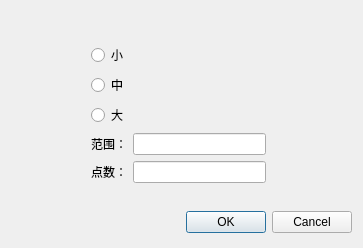
<?xml version="1.0" encoding="UTF-8"?>
<ui version="4.0">
 <class>Dbscan_arg</class>
 <widget class="QDialog" name="Dbscan_arg">
  <property name="geometry">
   <rect>
    <x>0</x>
    <y>0</y>
    <width>363</width>
    <height>248</height>
   </rect>
  </property>
  <property name="windowTitle">
   <string>Dialog</string>
  </property>
  <layout class="QGridLayout" name="gridLayout">
   <item row="1" column="0">
    <spacer name="horizontalSpacer">
     <property name="orientation">
      <enum>Qt::Horizontal</enum>
     </property>
     <property name="sizeType">
      <enum>QSizePolicy::Fixed</enum>
     </property>
     <property name="sizeHint" stdset="0">
      <size>
       <width>80</width>
       <height>20</height>
      </size>
     </property>
    </spacer>
   </item>
   <item row="1" column="1">
    <layout class="QVBoxLayout" name="verticalLayout_2">
     <item>
      <layout class="QVBoxLayout" name="verticalLayout">
       <item>
        <widget class="QRadioButton" name="radioButton">
         <property name="text">
          <string>小</string>
         </property>
        </widget>
       </item>
       <item>
        <widget class="QRadioButton" name="radioButton_2">
         <property name="text">
          <string>中</string>
         </property>
        </widget>
       </item>
       <item>
        <widget class="QRadioButton" name="radioButton_3">
         <property name="text">
          <string>大</string>
         </property>
        </widget>
       </item>
      </layout>
     </item>
     <item>
      <layout class="QHBoxLayout" name="horizontalLayout">
       <item>
        <widget class="QLabel" name="label">
         <property name="text">
          <string>范围：</string>
         </property>
        </widget>
       </item>
       <item>
        <widget class="QLineEdit" name="lineEdit"/>
       </item>
      </layout>
     </item>
     <item>
      <layout class="QHBoxLayout" name="horizontalLayout_2">
       <item>
        <widget class="QLabel" name="label_2">
         <property name="text">
          <string>点数：</string>
         </property>
        </widget>
       </item>
       <item>
        <widget class="QLineEdit" name="lineEdit_2"/>
       </item>
      </layout>
     </item>
    </layout>
   </item>
   <item row="1" column="2">
    <spacer name="horizontalSpacer_2">
     <property name="orientation">
      <enum>Qt::Horizontal</enum>
     </property>
     <property name="sizeType">
      <enum>QSizePolicy::Fixed</enum>
     </property>
     <property name="sizeHint" stdset="0">
      <size>
       <width>80</width>
       <height>20</height>
      </size>
     </property>
    </spacer>
   </item>
   <item row="3" column="1" colspan="2">
    <widget class="QDialogButtonBox" name="buttonBox">
     <property name="orientation">
      <enum>Qt::Horizontal</enum>
     </property>
     <property name="standardButtons">
      <set>QDialogButtonBox::Cancel|QDialogButtonBox::Ok</set>
     </property>
    </widget>
   </item>
   <item row="0" column="1">
    <spacer name="verticalSpacer">
     <property name="orientation">
      <enum>Qt::Vertical</enum>
     </property>
     <property name="sizeType">
      <enum>QSizePolicy::Fixed</enum>
     </property>
     <property name="sizeHint" stdset="0">
      <size>
       <width>20</width>
       <height>30</height>
      </size>
     </property>
    </spacer>
   </item>
   <item row="2" column="1">
    <spacer name="verticalSpacer_2">
     <property name="orientation">
      <enum>Qt::Vertical</enum>
     </property>
     <property name="sizeType">
      <enum>QSizePolicy::Fixed</enum>
     </property>
     <property name="sizeHint" stdset="0">
      <size>
       <width>20</width>
       <height>20</height>
      </size>
     </property>
    </spacer>
   </item>
  </layout>
 </widget>
 <resources/>
 <connections>
  <connection>
   <sender>buttonBox</sender>
   <signal>accepted()</signal>
   <receiver>Dbscan_arg</receiver>
   <slot>accept()</slot>
   <hints>
    <hint type="sourcelabel">
     <x>248</x>
     <y>254</y>
    </hint>
    <hint type="destinationlabel">
     <x>157</x>
     <y>274</y>
    </hint>
   </hints>
  </connection>
  <connection>
   <sender>buttonBox</sender>
   <signal>rejected()</signal>
   <receiver>Dbscan_arg</receiver>
   <slot>reject()</slot>
   <hints>
    <hint type="sourcelabel">
     <x>316</x>
     <y>260</y>
    </hint>
    <hint type="destinationlabel">
     <x>286</x>
     <y>274</y>
    </hint>
   </hints>
  </connection>
 </connections>
</ui>
